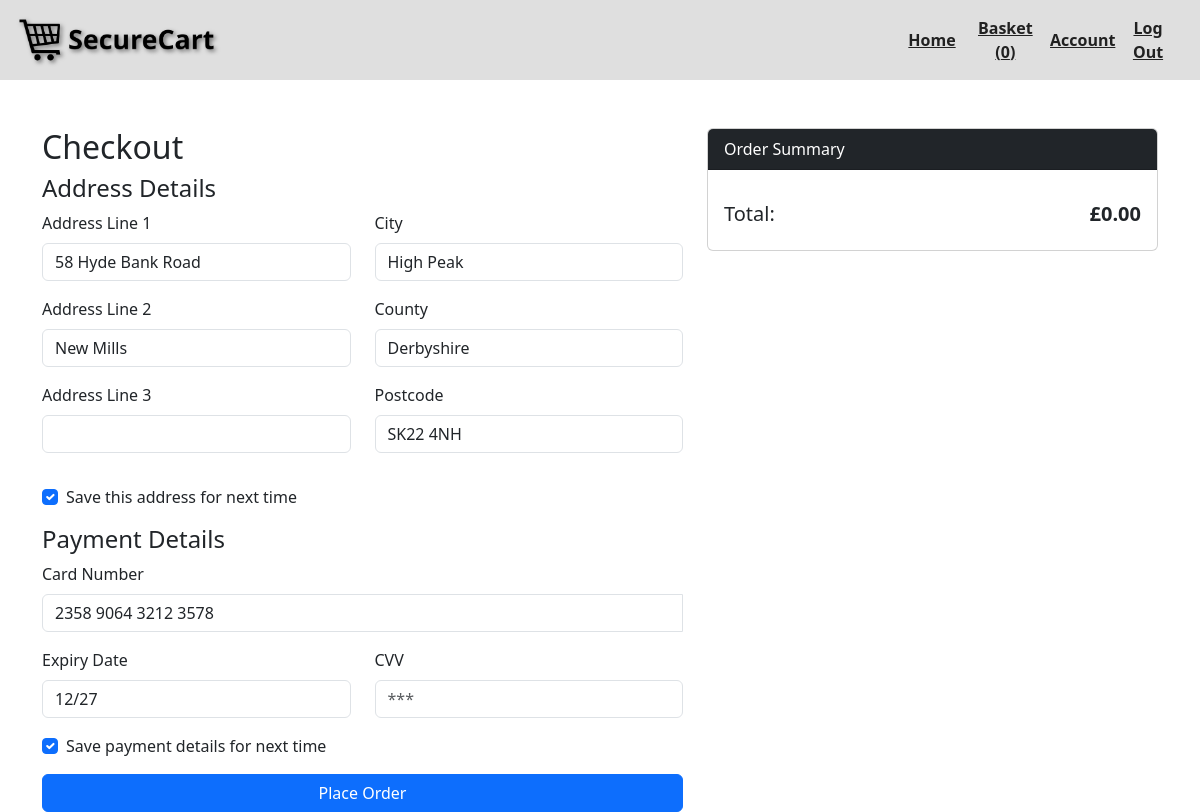
Page /checkout (signed in) on the committed database.
### tables this page shows
CREATE TABLE "users"(
    userid INTEGER PRIMARY KEY AUTOINCREMENT NOT NULL,
    username TEXT NOT NULL,
    hash BLOB NOT NULL,
    privilege INTEGER NOT NULL,
    name TEXT,
    profile_image TEXT,
    addr_l1 TEXT,
    addr_l2 TEXT,
    addr_l3 TEXT,
    addr_city TEXT,
    addr_county TEXT,
    addr_postcode TEXT, `addr_save` INTEGER,
    payment_num TEXT,
    payment_exp TEXT,
    `payment_save` INTEGER);

### app.py (the view, shortened to what this page needs)
@app.route('/checkout', methods=["GET", "POST"])
def checkout():
    if 'username' not in session or 'privilege' not in session:
        return redirect('/login')
    conn = get_db_connection()
    cursor = conn.cursor()
    basketItems = []
    for item in session['basket'].items():
        cursor.execute(f"SELECT itemid, name, price, image, stock FROM products WHERE itemid={item[0]} LIMIT 1;")
        row = cursor.fetchone()
        basketItems.append({"itemid": row[0], "name": row[1], "price": row[2], "image": row[3], "stock": row[4], "quantity": item[1]})
    cursor.execute(f"SELECT addr_l1, addr_l2, addr_l3, addr_city, addr_county, addr_postcode, addr_save, payment_num, payment_exp, payment_save FROM users WHERE username = '{session['username']}' LIMIT 1;")
    resp = cursor.fetchone()
    resp = tuple("" if value is None else value for value in resp) if resp else None
    subtotal = "{:0.2f}".format(get_total_cost()/100)
    conn.close()
    if request.method == "POST":
        session['basket'] = {}
        state = "confirmed"
    else:
        state = "unconfirmed"
    return render_template('checkout.html', addr_l1=resp[0], addr_l2=resp[1], addr_l3=resp[2], addr_city=resp[3], addr_county=resp[4], addr_postcode=resp[5], addr_save=resp[6], payment_num=resp[7], payment_exp=resp[8], payment_save=resp[9], basketItems=basketItems, subtotal=subtotal, state=state)

### app.py (called while the page is built)
def get_db_connection():
    return sqlite3.connect("app.db", check_same_thread=False)

def get_total_cost():
    conn = get_db_connection()
    cursor = conn.cursor()
    totalcost = 0
    for item in session['basket'].items():
        cursor.execute(f"SELECT price FROM products WHERE itemid = {item[0]} LIMIT 1;")
        resp = cursor.fetchone()
        totalcost += (int(resp[0]) * item[1])
    return totalcost

@app.before_request
def initialize_session():
    if "basket" not in session:
        session["basket"] = {}

@app.context_processor
def inject_session():
    return dict(session=session)

### templates/checkout.html (shortened to what this page needs)
<!DOCTYPE html>
<html lang="en">
<head>
    <link href="https://cdn.jsdelivr.net/npm/bootstrap@5.3.0/dist/css/bootstrap.min.css" rel="stylesheet">
    <link rel="stylesheet" href="https://cdn.jsdelivr.net/npm/bootstrap@5.3.0/dist/css/bootstrap.min.css">
    <link rel="stylesheet" href="../static/styles.css">
</head>
<body>
    {% include 'header.html' %}
    <div class="container mt-5">
        <div class="row">
            <div class="col-md-7">
                <h2>Checkout</h2>
                <form method="POST" action="{{ url_for('checkout') }}">
                    <h4>Address Details</h4>
                    <div class="row mb-3">
                        <div class="col-md-6">
                            <div class="mb-3">
                                <label for="address-line1" class="form-label">Address Line 1</label>
                                <input type="text" class="form-control" id="address-line1" name="addr_l1" value="{{ addr_l1 }}" required>
                            </div>
                            <div class="mb-3">
                                <label for="address-line2" class="form-label">Address Line 2</label>
                                <input type="text" class="form-control" id="address-line2" name="addr_l2" value="{{ addr_l2 }}">
                            </div>
                            <div class="mb-3">
                                <label for="address-line3" class="form-label">Address Line 3</label>
                                <input type="text" class="form-control" id="address-line3" name="addr_l3" value="{{ addr_l3 }}">
                            </div>
                        </div>
                        <div class="col-md-6">
                            <div class="mb-3">
                                <label for="city" class="form-label">City</label>
                                <input type="text" class="form-control" id="city" name="addr_city" value="{{ addr_city }}" required>
                            </div>
                            <div class="mb-3">
                                <label for="county" class="form-label">County</label>
                                <input type="text" class="form-control" id="county" name="addr_county" value="{{ addr_county }}">
                            </div>
                            <div class="mb-3">
                                <label for="postcode" class="form-label">Postcode</label>
                                <input type="text" class="form-control" id="postcode" name="addr_postcode" value="{{ addr_postcode }}" required>
                            </div>
                        </div>
                    </div>
                    <div class="form-check mb-3">
                        <input type="checkbox" class="form-check-input" id="save-address" name="save_address" {% if addr_save == 1 %}checked{% endif %}>
                        <label class="form-check-label" for="save-address">Save this address for next time</label>
                    </div>
                    <h4>Payment Details</h4>
                    <div class="mb-3 position-relative">
                        <label for="card-number" class="form-label">Card Number</label>
                        <div class="input-group">
                            <input type="text" class="form-control" id="card-number" name="payment_num" value="{{ payment_num }}" placeholder="**** **** **** ****" valuerequired>
                        </div>
                    </div>
                    <div class="row">
                        <div class="col-md-6 mb-3">
                            <label for="expiry" class="form-label">Expiry Date</label>
                            <input type="text" class="form-control" id="expiry" name="payment_exp" placeholder="MM/YY" value="{{ payment_exp }}" required>
                        </div>
                        <div class="col-md-6 mb-3">
                            <label for="cvv" class="form-label">CVV</label>
                            <input type="text" class="form-control" id="cvv" name="payment_cvv" placeholder="***" required>
                        </div>
                    </div>
                    <div class="form-check mb-3">
                        <input type="checkbox" class="form-check-input" id="save-payment" name="save_payment" {% if payment_save == 1 %}checked{% endif %}>
                        <label class="form-check-label" for="save-payment">Save payment details for next time</label>
                    </div>
                    <button type="submit" class="btn btn-primary w-100">Place Order</button>
                </form>
            </div>
            <div class="col-md-5">
                <div class="card">
                    <div class="card-header bg-dark text-white">
                        Order Summary
                    </div>
                    <div class="card-body">
                        <h5 class="d-flex justify-content-between">
                            <span>Total:</span>
                            <strong>£{{ subtotal }}</strong>
                        </h5>
                    </div>
                </div>
            </div>
        </div>
    </div>
</body>
</html>

### static/styles.css (style rules this page uses)
:root { --dark-basic: #212121; --mid-basic: #6e6e6e; --light-basic: #dfdfdf; --dark-highlight: #3a7d44; --light-highlight: #6aa273; }
.position-relative { position: relative; }
.input-group { display: flex; align-items: center; }
.position-relative input { padding-right: 50px; }

### rows in the picture
users: addr_l1 "58 Hyde Bank Road", addr_l2 "New Mills", addr_city "High Peak", addr_county "Derbyshire", addr_postcode "SK22 4NH", payment_num "2358 9064 3212 3578", payment_exp "12/27"

### other values in the picture
{{ session['basket'].values() | sum }} "0"
{{ subtotal }} "0.00"
